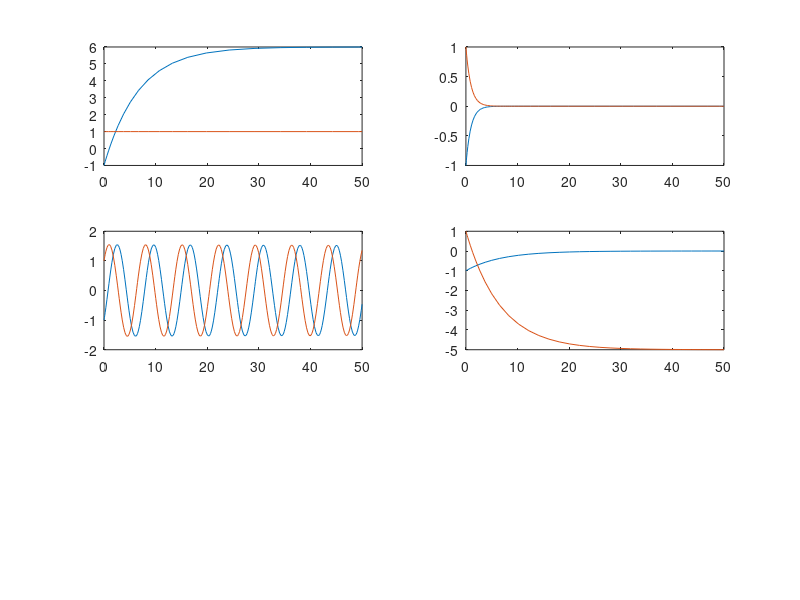
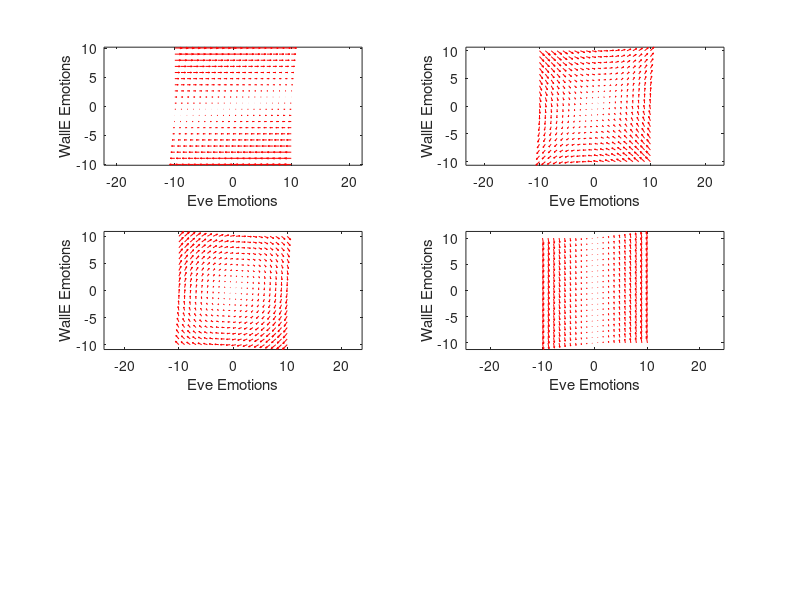

These figures' MATLAB source, in order:


% love vars
a = -0.15;
b = 0.9;
y0 = [-1;1]; % initial conditions


% love formulas
% Q1
function dy = love_1(t,y,a,b)
dW = a*y(1) + b*y(2);
dE = 0;
dy = [dW;dE];
end
% Q2
function dy = love_2(t,y,a,b)
dW = a*y(1) + b*y(2);
dE = b*y(1) + a*y(2);
dy = [dW;dE];
end
% Q3
function dy = love_3(t,y,a,b)
dW = a*y(1) + b*y(2);
dE = -b*y(1) + -a*y(2);
dy = [dW;dE];
end
% Q4
function dy = love_4(t,y,a,b)
dW = a*y(1);
dE = b*y(1);
dy = [dW;dE];
end
% Q5
function dy = love_5(t,y,a,b)
dW = a*y(1) + b*y(2);
dE = b*y(1) + a*y(2);
dy = [dW;dE];
end

plove_1 = @(t,y) [a*y(1) + b*y(2); 0];
plove_2 = @(t,y) [a*y(1) + b*y(2); b*y(1) + a*y(2)];
plove_3 = @(t,y) [a*y(1) + b*y(2); -b*y(1) + -a*y(2)];
plove_4 = @(t,y) [a*y(1); b*y(1)];
%plove_5 = @(t,y) [a*y(1) + b*y(2); b*y(1) + a*y(2)];




%% doesn't change
% contruct graph
tstart = 0;
tfinal = 50;
tspan = [tstart tfinal];
% construct formulas
[t1,y1] = ode23(@(t,y) love_1(t,y,a,b),tspan,y0);
[t2,y2] = ode23(@(t,y) love_2(t,y,a,b),tspan,y0);
[t3,y3] = ode23(@(t,y) love_3(t,y,a,b),tspan,y0);
[t4,y4] = ode23(@(t,y) love_4(t,y,a,b),tspan,y0);
[t5,y5] = ode23(@(t,y) love_5(t,y,max(0,100-0.1*t),b),tspan,y0);

% display graph

figure
% 1
ax1 = subplot(3,2,1);
plot(ax1,t1,y1')
YLim = [-2 2];
XLabel.String = 'Time';
YLabel.String = 'Emotions';
Title.String = 'WallE & Eve''s';
%legend('WallE','Eve')
% 2
ax2 = subplot(3,2,2);
plot(ax2,t2,y2')
YLim = [-1.5 1.5];
XLabel.String = 'Time';
YLabel.String = 'Emotions';
Title.String = 'WallE & Eve''s relationship';
%legend('WallE','Eve')
% 3
ax3 = subplot(3,2,3);
plot(ax3,t3,y3')
YLim = [-1.5 1.5];
XLabel.String = 'Time';
YLabel.String = 'Emotions';
Title.String = 'WallE & Eve''s relationship';
%legend('WallE','Eve')
% 4
ax4 = subplot(3,2,4);
plot(ax4,t4,y4')
YLim = [-1.5 1.5];
XLabel.String = 'Time';
YLabel.String = 'Emotions';
Title.String = 'WallE & Eve''s relationship';
%legend('WallE','Eve')
% 5
ax5 = subplot(3,2,5);
plot(ax5,t5,y5')
YLim = [-1.5 1.5];
XLabel.String = 'Time';
YLabel.String = 'Emotions';
Title.String = 'WallE & Eve''s relationship';
%legend('WallE','Eve')


% portrait de phase

y1 = linspace(-10,10,20);
y2 = linspace(-10,10,20);
[uu,vv] = meshgrid(y2,y1);
init_time=0;
x11 = zeros(size(uu));
x12 = zeros(size(vv));
x21 = zeros(size(uu));
x22 = zeros(size(vv));
x31 = zeros(size(uu));
x32 = zeros(size(vv));
x41 = zeros(size(uu));
x42 = zeros(size(vv));
x51 = zeros(size(uu));
x52 = zeros(size(vv));

%a = -2e-1;
%b = 5e-1;
%love_1 = @(t,y) [a*y(2); b*y(1)];


% calculate data for portrait phases
for i = 1:numel(uu)
    %1
    Yder1 = plove_1(init_time,[uu(i); vv(i)]);
    x11(i) = Yder1(1);
    x12(i) = Yder1(2);
    %2
    Yder2 = plove_2(init_time,[uu(i); vv(i)]);
    x21(i) = Yder2(1);
    x22(i) = Yder2(2);
    %3
    Yder3 = plove_3(init_time,[uu(i); vv(i)]);
    x31(i) = Yder3(1);
    x32(i) = Yder3(2);
    %4
    Yder4 = plove_4(init_time,[uu(i); vv(i)]);
    x41(i) = Yder4(1);
    x42(i) = Yder4(2);
    %5
    %Yder5 = plove_5(init_time,[uu(i); vv(i)]);
    %x51(i) = Yder5(1);
    %x52(i) = Yder5(2);
end


% display portrait
figure 2
gca1 = subplot(3,2,1)
gca2 = subplot(3,2,2)
gca3 = subplot(3,2,3)
gca4 = subplot(3,2,4)
%gca5 = subplot(3,2,5)

%1
quiver(gca1,uu,vv,x11,x12,'r');
xlabel('Eve Emotions');
ylabel('WallE Emotions');
axis tight equal;
%2
quiver(gca2,uu,vv,x21,x22,'r');
xlabel('Eve Emotions');
ylabel('WallE Emotions');
axis tight equal;
%3
quiver(gca3,uu,vv,x31,x32,'r');
xlabel('Eve Emotions');
ylabel('WallE Emotions');
axis tight equal;
%4
quiver(gca4,uu,vv,x41,x42,'r');
xlabel('Eve Emotions');
ylabel('WallE Emotions');
axis tight equal;
%5
%quiver(gca5,uu,vv,x51,x52,'r');
%xlabel('Eve Emotions');
%ylabel('WallE Emotions');
%axis tight equal;





%y0_1 = [2;-1]; % initial conditions
%[t,y1] = ode23(@(t,y) plove_1(t,y),tspan,y0);
%figure(gcf)
%hold on
%plot(y1(:,2),y1(:,1),'b')








